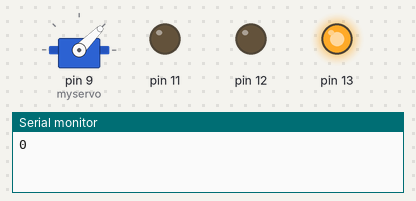
Recording of a sketch running on a simulated Arduino Uno, built with avr-gcc and run on an emulated ATmega328P. On the bench: servo, output pins drawn as LEDs (lit = HIGH), the last lines printed to the serial monitor.

Above: at 0.05 s.
At 3.0 s:
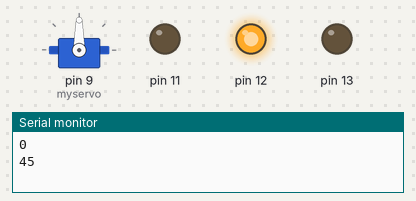
At 5.95 s:
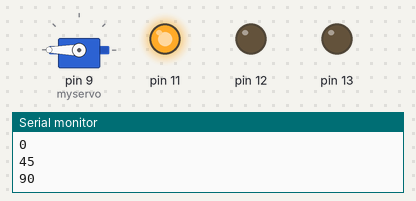
Timing chart, 0 to 7.8 s (numbered marks = the images above):
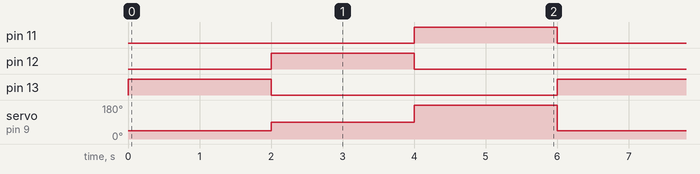

The sketch:

servo.ino
```cpp
#include <Servo.h>
Servo myservo;

void setup() {
	// put your setup code here, to run once:
	Serial.begin(9600);
        pinMode(13,OUTPUT);
        pinMode(12,OUTPUT);
        pinMode(11,OUTPUT);
	myservo.attach(9);
	myservo.write(0);
}

void loop() {
  // put your main code here, to run repeatedly:
	int valor=myservo.read();
        Serial.println(valor);
        for(valor=0;valor<=180;valor++){
          if(valor==45){

            myservo.write(45);
            digitalWrite(11,LOW);
            digitalWrite(13,HIGH);
	    delay(2000);
            Serial.println(45);


          }

           if(valor==90){

            myservo.write(90);
            digitalWrite(13,LOW);
            digitalWrite(12,HIGH);
	    delay(2000);
            Serial.println(90);


          }
          if(valor==180){

            myservo.write(180);
            digitalWrite(12 ,LOW);
            digitalWrite(11,HIGH);
	    delay(2000);
            Serial.println(180);

          }


        }

}
```

Measured:
- by itself, pin 11–13: alternates HIGH for 2.0 s and LOW for 4.0 s
- by itself, servo on pin 9 (myservo): repeats every 6.0 s: 180° 2.0 s, 45° 2.0 s, 90° 2.0 s
